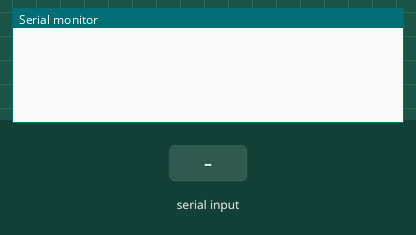
Bench run of a sketch on a simulated ESP32-C3. Shown: the last lines printed to the serial monitor. The inputs (shaded band) are chosen by the test bench. Nothing arrives over Bluetooth unless stated; a phone connects over Bluetooth LE 3 s after start.

Above: at 1.2 s.
1.3 s: "1\n" received over the second serial link
At 1.9 s:
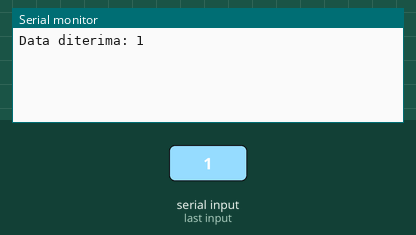
4.3 s: "0\n" received over the second serial link
At 5.5 s:
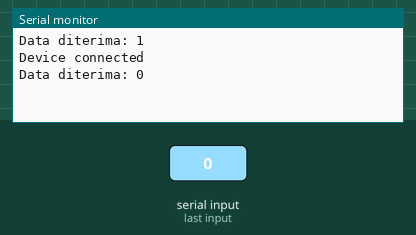
5.8 s: "2\n" received over the second serial link
At 6.8 s:
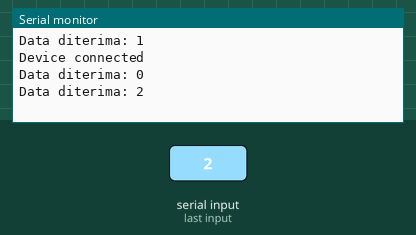

The sketch:

sketch_esp32c3_serial_ble.ino
```cpp
#include <BLEDevice.h>
#include <BLEServer.h>
#include <BLEUtils.h>
#include <BLE2902.h>

// Pilih pin untuk RX dan TX sesuai dengan wiring yang kamu gunakan
#define RXD_PIN 3
#define TXD_PIN 1  // Tidak digunakan dalam komunikasi ini, tapi perlu di-declare

// BLE setup
BLECharacteristic *pCharacteristic;
bool deviceConnected = false;
const char* serviceUUID = "4fafc201-1fb5-459e-8fcc-c5c9c331914b";
const char* characteristicUUID = "beb5483e-36e1-4688-b7f5-ea07361b26a8";

// Callback class untuk koneksi BLE
class MyServerCallbacks: public BLEServerCallbacks {
    void onConnect(BLEServer* pServer) {
      deviceConnected = true;
      Serial.println("Device connected");
    }

    void onDisconnect(BLEServer* pServer) {
      deviceConnected = false;
      Serial.println("Device disconnected");
      BLEDevice::startAdvertising(); // Restart advertising setelah disconnect
    }
};

void setup() {
  // Inisialisasi Serial (untuk debugging)
  Serial.begin(115200);

  // Inisialisasi Serial1 untuk RS232
  Serial1.begin(9600, SERIAL_8N1, RXD_PIN, TXD_PIN);

  // Inisialisasi BLE
  BLEDevice::init("ESP32_C3_Scale"); // Nama perangkat BLE
  BLEServer *pServer = BLEDevice::createServer();

  // Callback untuk koneksi BLE
  pServer->setCallbacks(new MyServerCallbacks());

  BLEService *pService = pServer->createService(serviceUUID);
  pCharacteristic = pService->createCharacteristic(
                      characteristicUUID,
                      BLECharacteristic::PROPERTY_NOTIFY
                    );
  pCharacteristic->addDescriptor(new BLE2902());

  pService->start();

  // Mulai advertising BLE agar perangkat lain bisa mendeteksi
  BLEAdvertising *pAdvertising = BLEDevice::getAdvertising();
  pAdvertising->start();
}

void loop() {
  // Cek apakah ada data yang tersedia dari RS232 (Serial1)
  if (Serial1.available() > 0) {
    // Baca data dari RS232
    String data = Serial1.readStringUntil('\n');

    // Kirim data ke BLE jika ada perangkat terhubung
    if (deviceConnected) {
      pCharacteristic->setValue(data.c_str());
      pCharacteristic->notify(); // Mengirim notifikasi ke perangkat yang terhubung
    }

    // Tampilkan di Serial Monitor untuk debugging
    Serial.print("Data diterima: ");
    Serial.println(data);
  }

  delay(100);  // Delay untuk mengurangi load
}
```

Measured:
- after the input at 1.3 s, the serial monitor: prints a new line at once (image 1)
- after the input at 4.3 s, the serial monitor: prints a new line at once (image 2)
- after the input at 5.8 s, the serial monitor: prints a new line at once (image 3)
